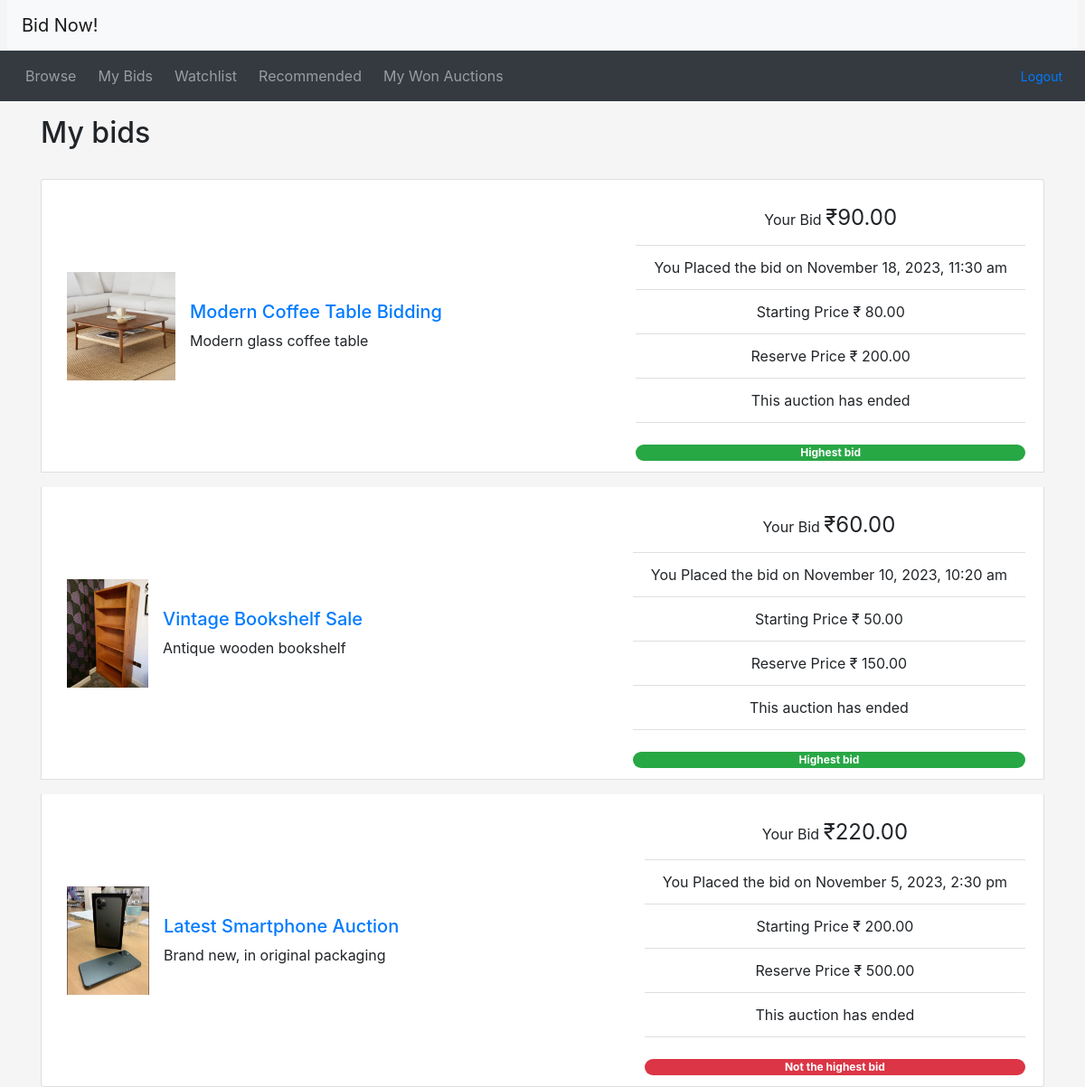
Screenshot of /mybids.php (signed in) with the database file from the repository.
### tables this page shows
CREATE TABLE Auction (
    auction_id INT(11) AUTO_INCREMENT PRIMARY KEY,
    item_id INT(11),
    user_id INT(11),
    start_time DATETIME NOT NULL,
    end_time DATETIME NOT NULL,  
    auction_title VARCHAR(255),
    reserve_price FLOAT(2),
    starting_price FLOAT(2),
    FOREIGN KEY (item_id) REFERENCES Item(item_id),
    FOREIGN KEY (user_id) REFERENCES Users(user_id) ON DELETE CASCADE
);

CREATE TABLE Item (
    item_id INT(11) AUTO_INCREMENT PRIMARY KEY,
    name VARCHAR(255) NOT NULL,
    description VARCHAR(511),
    category ENUM('Electronics', 'Fashion', 'Home', 'Books', 'Other') NOT NULL,
    colour ENUM('Red', 'Orange', 'Yellow', 'Green', 'Blue', 'Purple', 'Pink', 'White', 'Grey', 'Black', 'Brown', 'Other'),
    `condition` ENUM('Great', 'Good', 'Okay', 'Poor'),
    photo VARCHAR(255)  
);

### database.php (called while the page is built, shortened)
<?php
function db_query($connection, $query)
{
  $result = mysqli_query($connection, $query);
  return $result;
}

### mybids.php (the view, shortened to what this page needs)
<?php
include_once("header.php");
require("utilities.php");
require("database.php");
?>
<div class="container">
  <h2 class="my-3">My bids</h2>
  <ul class="list-group">
    <?php
    $user_id = $_SESSION['user_id'];
    $connection = db_connect();
    $auction_query = "SELECT
                        U.user_id,
                        B.price,
                        B.time_of_bid,
                        I.item_id,
                        I.name AS item_name,
                        I.description AS item_description,
                        I.colour AS item_colour,
                        I.condition AS item_condition,
                        I.category As item_category,
                        I.photo AS item_photo,
                        A.auction_id,
                        A.start_time AS auction_start_time,
                        A.end_time AS auction_end_time,
                        A.auction_title,
                        A.reserve_price,
                        A.starting_price,
                      (SELECT MAX(B2.price) FROM Bids B2 WHERE B2.auction_id = A.auction_id) AS highest_bid
                       FROM Users U
                       JOIN Bids B ON U.user_id = B.user_id
                       JOIN Auction A ON B.auction_id = A.auction_id
                       JOIN Item I ON A.item_id = I.item_id
                       WHERE U.user_id = '$user_id'
                       ORDER BY B.time_of_bid DESC";
    $auction_result = db_query($connection, $auction_query);
    while ($row = mysqli_fetch_assoc($auction_result)) {
      $item_description = $row['item_description'];
      $item_photo = $row['item_photo'];
      $auction_reserve_price = $row['reserve_price'];
      $auction_starting_price = $row['starting_price'];
      $auction_title = $row['auction_title'];
      $auction_end_time = $row['auction_end_time'];
      $bid_price = $row['price'];
      $bid_time = $row['time_of_bid'];
      $highest_bid = $row['highest_bid'];
      if (strlen($item_description) > 250) {
        $desc_shortened = substr($item_description, 0, 250) . '...';
      } else {
        $desc_shortened = $item_description;
      }
      $format = 'Y-m-d H:i:s';
      $auction_end_time = DateTime::createFromFormat($format, $auction_end_time);
      $now = new DateTime();
      if ($now > $auction_end_time) {
        $time_remaining = 'This auction has ended';
      } else {
        $time_to_end = date_diff($now, $auction_end_time);
        $time_remaining = display_time_remaining($time_to_end) . ' remaining';
      }
    ?>
      <li class="list-group-item d-flex justify-content-between mt-3">
        <div class="d-flex align-items-center p-2 mr-5">
          <img src="<?php echo $item_photo; ?>" alt="<?php echo $auction_title; ?>" class="img-fluid" style="max-width: 120px; max-height: 120px;">
          <div class="ml-3">
            <h5><a href="listing.php?item_id=<?php echo urlencode($row['item_id']); ?>">
                <?php echo $auction_title; ?>
              </a> </h5>
            <?php echo $desc_shortened; ?>
          </div>
        </div>
        <div class="text-center text-nowrap">
          <ul class="list-group list-group-flush">
            <li class="list-group-item"> Your Bid <span style="font-size: 1.5em">₹<?php echo number_format($bid_price, 2); ?></span> </li>
            <li class="list-group-item"> You Placed the bid on <?php echo date("F j, Y, g:i a", strtotime($bid_time)); ?> </li>
            <li class="list-group-item"> Starting Price ₹ <?php echo number_format($auction_starting_price, 2); ?> </li>
            <li class="list-group-item"> Reserve Price ₹ <?php echo number_format($auction_reserve_price, 2); ?></li>
            <li class="list-group-item"> <?php echo $time_remaining; ?> </li>
            <?php
            echo "<br />";
            if ($bid_price == $highest_bid) {
              echo "<span class='badge badge-pill badge-success'>Highest bid</span>";
            } else {
              echo "<span class='badge badge-pill badge-danger'>Not the highest bid</span>";
            }
            ?>
          </ul>
        </div>
      </li>
    <?php
    }
    ?>
  </ul>
</div>
<?php include_once("footer.php") ?>

### header.php (shortened to what this page needs)
<!doctype html>
<html lang="en">
<head>
  <link rel="stylesheet" href="css/bootstrap.min.css">
  <link rel="stylesheet" href="css/font-awsome-4.7.0.min.css">
  <link rel="stylesheet" href="css/custom.css">
</head>
<body>
  <nav class="navbar navbar-expand-lg navbar-light bg-light mx-2">
    <a class="navbar-brand" href="dashboard.php">Bid Now!</a>
  </nav>
  <nav class="navbar navbar-expand-lg navbar-dark bg-dark">
    <ul class="navbar-nav align-middle">
      <li class="nav-item mx-1">
        <a class="nav-link" href="browse.php">Browse</a>
      </li>
      <?php
      if (isset($_SESSION['account_type']) && $_SESSION['account_type'] == '1') {
        echo ('
          <li class="nav-item mx-1">
            <a class="nav-link" href="mybids.php">My Bids</a>
          </li>
          <li class="nav-item mx-1">
            <a class="nav-link" href="watchlist.php">Watchlist</a>
          </li>
          <li class="nav-item mx-1">
            <a class="nav-link" href="recommendations.php">Recommended</a>
          </li>
          <li class="nav-item mx-1">
            <a class="nav-link" href="won_auctions.php">My Won Auctions</a>
          </li>');
      }
      ?>
    </ul>
    <ul class="navbar-nav ml-auto">
      <?php if (isset($_SESSION['logged_in']) && $_SESSION['logged_in'] == true) { ?>
        <a href="logout.php" class="btn btn-link btn-sm">Logout</a>
      <?php } else { ?>
        <a href="login.php" class="btn btn-link btn-sm">Login</a>
      <?php } ?>
    </ul>
  </nav>
</body>
</html>

### footer.php (shortened to what this page needs)
</body>
</html>

### css/custom.css (style rules this page uses)
body { background-color: #f5f5f5; }

### rows the page displays
auction: item.photo (picture), auction_title "Modern Coffee Table Bidding", item.description "Modern glass coffee table", bid_price "90.00", bid_time "November 18, 2023, 11:30 am", starting_price "80.00", reserve_price "200.00", end_time "This auction has ended", shows "Highest bid"
auction: item.photo (picture), auction_title "Vintage Bookshelf Sale", item.description "Antique wooden bookshelf", bid_price "60.00", bid_time "November 10, 2023, 10:20 am", starting_price "50.00", reserve_price "150.00", end_time "This auction has ended", shows "Highest bid"
auction: item.photo (picture), auction_title "Latest Smartphone Auction", item.description "Brand new, in original packaging", bid_price "220.00", bid_time "November 5, 2023, 2:30 pm", starting_price "200.00", reserve_price "500.00", end_time "This auction has ended", shows "Not the highest bid"
